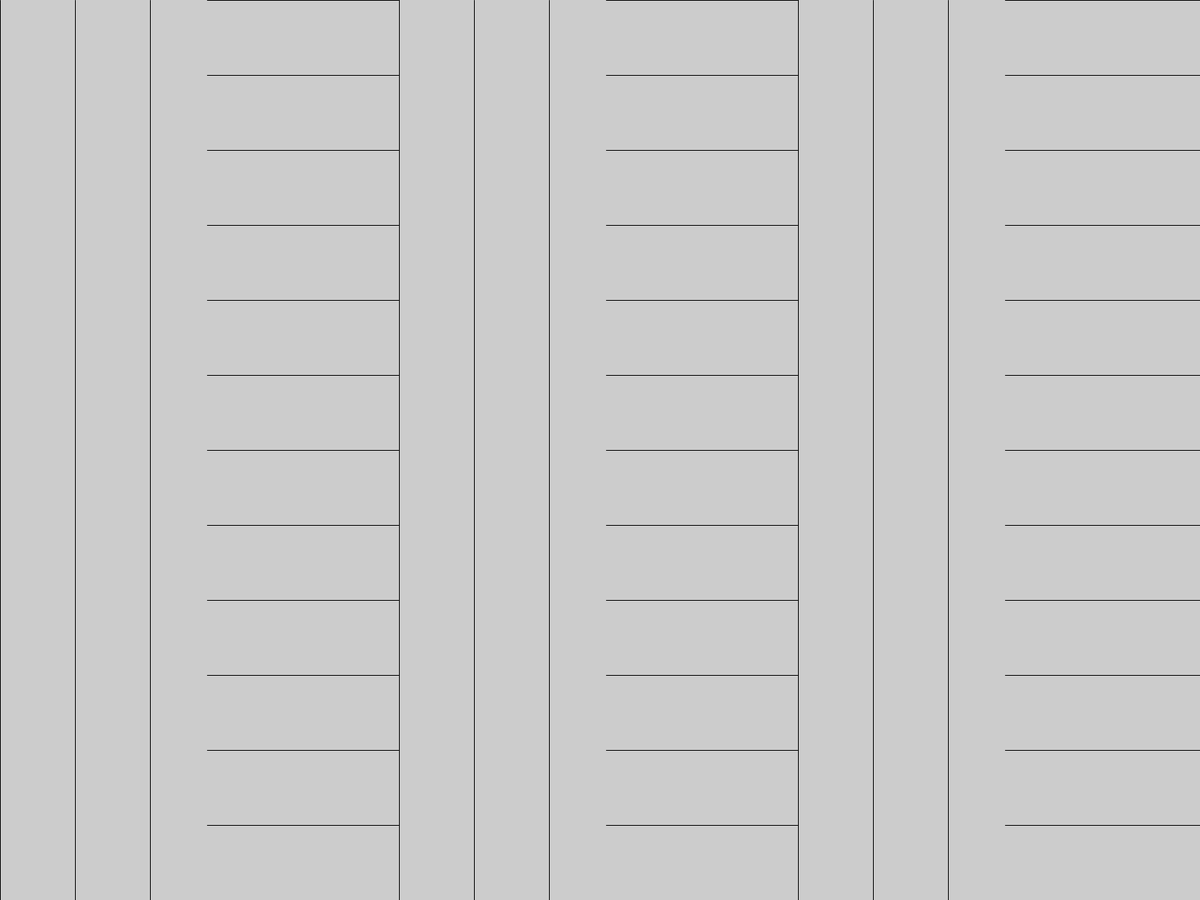
Frame 1 (no input)
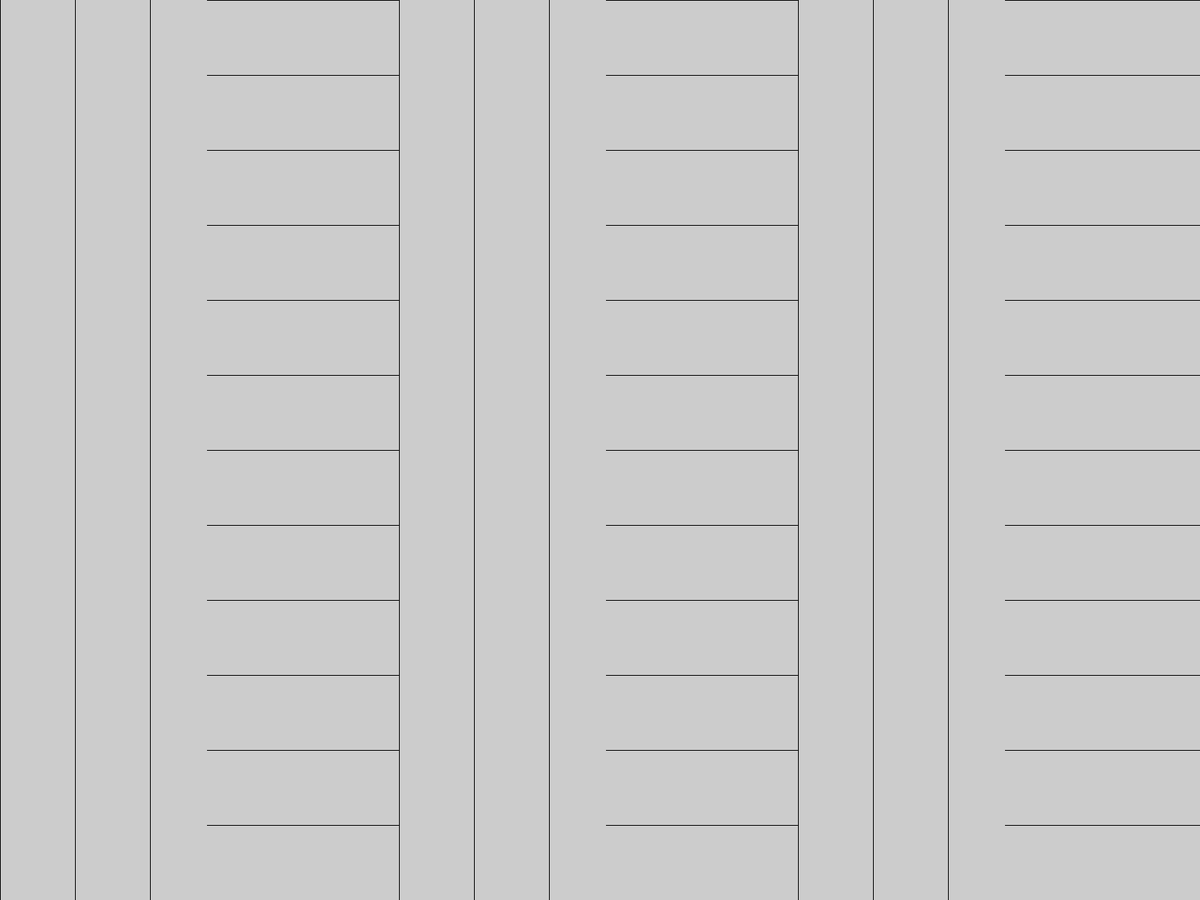
Frame 60 (the mouse pressed at the canvas centre just before this capture)
Frame 120 (the mouse held since frame 60 and released just before this capture): identical to frame 60, image omitted

The Processing sketch that drew these frames (run headless with seeded random() and noise(); from frame 60 on, the mouse is pressed at the canvas centre):

// Processing sketch: sol_19
// ── sol_19.pde
//A wall divided vertically into six equal parts, 
//with two of the four kinds of line 
//directions superimposed in each part.
// sections will alternate between
// vertical and horizontal lines



void setup() {
  fullScreen();  
}

void draw() {
  // vertical
  for(int i = 0; i<=width/6; i+= 100) {
      line(i,0,i,height);
  }
  // horizontal
  
   for(int i = 0; i<=height; i+= 100) {
     line(width/6 + 10,i,2*(width/6),i);
  }
  // vertical
  for(int i = 2*(width/6); i<=3* (width/6); i+= 100) {
      line(i,0,i,height);
  }
  
  // horizontal
  
   for(int i = 0; i<=height; i+= 100) {
     line( 3 *(width/6) + 10,i,4*(width/6),i);
  }
  
   // vertical
  for(int i = 4*(width/6); i<=5* (width/6); i+= 100) {
      line(i,0,i,height);
  }
  
  for(int i = 0; i<=height; i+= 100) {
     line( 5 *(width/6) + 10,i,width,i);
  }
  
}  
void keyPressed() {
  if(key == ENTER) {
    exit();
  }
}
